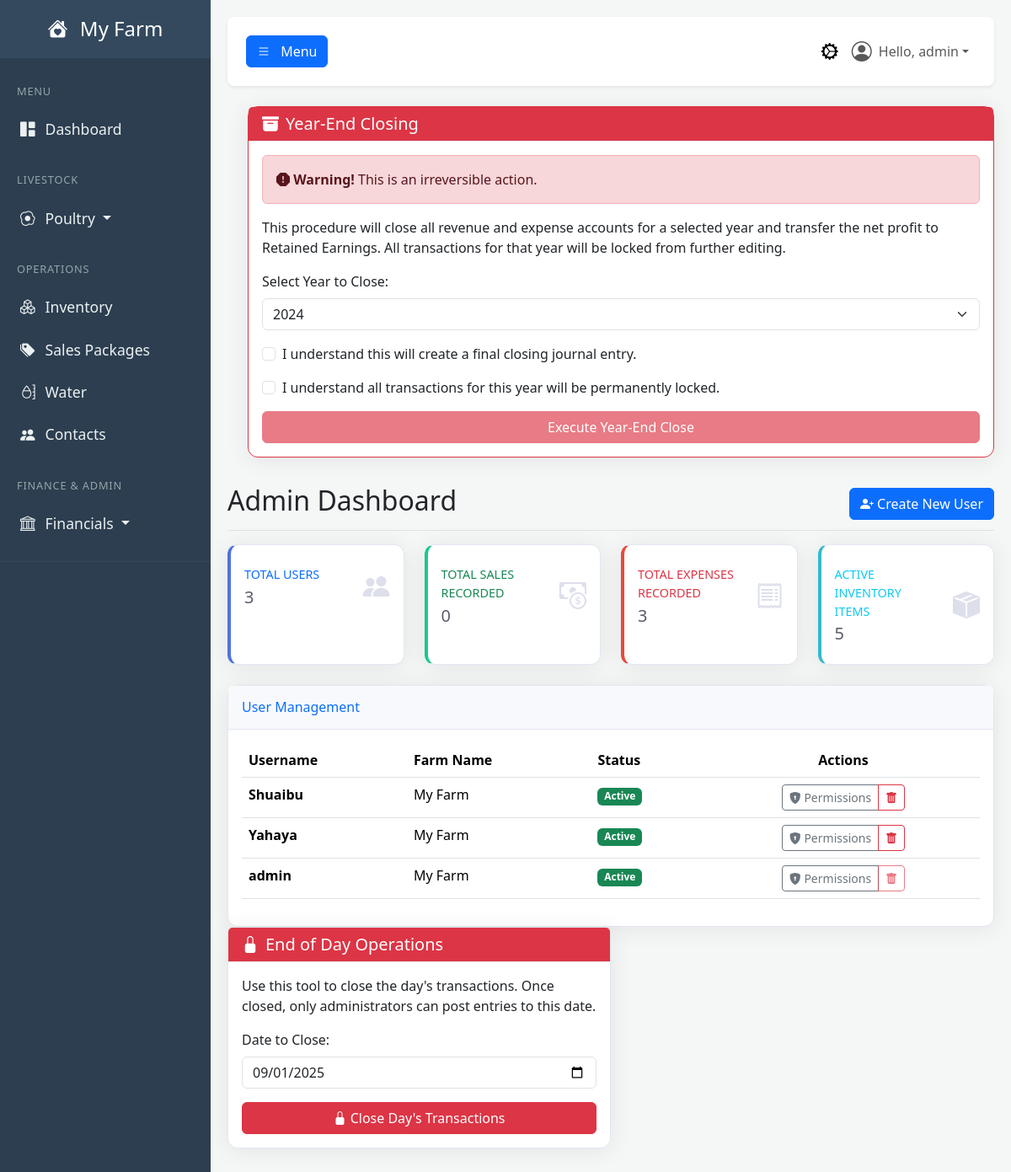
The page /admin (signed in) on the database its author committed.
### tables this page shows
CREATE TABLE users (
            id INTEGER PRIMARY KEY,
            username TEXT NOT NULL UNIQUE,
            email TEXT NOT NULL UNIQUE,
            password_hash TEXT NOT NULL,
            farm_name TEXT NOT NULL,
            role TEXT NOT NULL DEFAULT 'user', -- 'user' or 'admin'
            is_active BOOLEAN NOT NULL DEFAULT 1,f
            created_at TIMESTAMP DEFAULT CURRENT_TIMESTAMP
        , cash_account_id INTEGER REFERENCES accounts(id));

### app.py (the view)
@app.route('/admin')
@login_required
@permission_required('view_admin_panel')
def admin_dashboard():
    db = get_db()
    total_users = (db.execute("SELECT COUNT(id) FROM users").fetchone()[0] or 0)
    total_sales = (db.execute("SELECT COUNT(id) FROM sales").fetchone()[0] or 0)
    total_expenses = (db.execute("SELECT COUNT(id) FROM journal_entries WHERE debit_account_id IN (SELECT id FROM accounts WHERE type = 'Expense')").fetchone()[0] or 0)
    inventory_items = (db.execute("SELECT COUNT(id) FROM inventory").fetchone()[0] or 0)
    all_users = db.execute("SELECT * FROM users ORDER BY username").fetchall()
    today_str = date.today().strftime('%Y-%m-%d')
    closure_status = db.execute("SELECT id FROM daily_closures WHERE closure_date = ?", (today_str,)).fetchone()
    stats = {
        "total_users": total_users,
        "total_sales": total_sales,
        "total_expenses": total_expenses,
        "inventory_items": inventory_items
    }
    return render_template(
        'admin_dashboard.html',
        user=g.user,
        stats=stats,
        all_users=all_users,
        is_today_closed=(closure_status is not None),
        now=datetime.utcnow() # <-- ADD THIS LINE
    )

### templates/admin_dashboard.html (shortened to what this page needs)
{% extends "base.html" %}
{% block content %}
<div class="form-check mb-3">
    <div class="card shadow border-danger">
        <div class="card-header bg-danger text-white">
            <h5 class="mb-0"><i class="bi bi-archive-fill me-2"></i>Year-End Closing</h5>
        </div>
        <div class="card-body">
            <div class="alert alert-danger">
                <strong><i class="bi bi-exclamation-octagon-fill"></i> Warning!</strong> This is an irreversible action.
            </div>
            <p>This procedure will close all revenue and expense accounts for a selected year and transfer the net profit to Retained Earnings. All transactions for that year will be locked from further editing.</p>
            <form action="{{ url_for('execute_year_end_close') }}" method="POST" id="year-end-form">
                <div class="mb-3">
                    <label for="year_to_close" class="form-label">Select Year to Close:</label>
                    <select class="form-select" name="year" id="year_to_close" required>
                        <option value="2024">2024</option>
                    </select>
                </div>
                <div class="form-check mb-3">
                    <input class="form-check-input" type="checkbox" value="" id="confirm-check-1">
                    <label class="form-check-label" for="confirm-check-1">
                        I understand this will create a final closing journal entry.
                    </label>
                </div>
                <div class="form-check mb-3">
                    <input class="form-check-input" type="checkbox" value="" id="confirm-check-2">
                    <label class="form-check-label" for="confirm-check-2">
                        I understand all transactions for this year will be permanently locked.
                    </label>
                </div>
                <div class="d-grid">
                    <button type="submit" class="btn btn-danger" id="execute-close-btn" disabled>
                        Execute Year-End Close
                    </button>
                </div>
            </form>
        </div>
    </div>
</div>
    <div class="d-flex justify-content-between flex-wrap flex-md-nowrap align-items-center pt-3 pb-2 mb-3 border-bottom">
        <h1 class="h2">Admin Dashboard</h1>
        <button type="button" class="btn btn-primary" data-bs-toggle="modal" data-bs-target="#createUserModal">
            <i class="bi bi-person-plus-fill"></i> Create New User
        </button>
    </div>
    <div class="row">
        <div class="col-xl-3 col-md-6 mb-4">
            <div class="card border-left-primary shadow h-100 py-2">
                <div class="card-body">
                    <div class="row no-gutters align-items-center">
                        <div class="col mr-2">
                            <div class="text-xs font-weight-bold text-primary text-uppercase mb-1">Total Users</div>
                            <div class="h5 mb-0 font-weight-bold text-gray-800">{{ stats.total_users }}</div>
                        </div>
                        <div class="col-auto"><i class="bi bi-people-fill fs-2 text-gray-300"></i></div>
                    </div>
                </div>
            </div>
        </div>
        <div class="col-xl-3 col-md-6 mb-4">
            <div class="card border-left-success shadow h-100 py-2">
                <div class="card-body">
                    <div class="row no-gutters align-items-center">
                        <div class="col mr-2">
                            <div class="text-xs font-weight-bold text-success text-uppercase mb-1">Total Sales Recorded</div>
                            <div class="h5 mb-0 font-weight-bold text-gray-800">{{ stats.total_sales }}</div>
                        </div>
                        <div class="col-auto"><i class="bi bi-cash-coin fs-2 text-gray-300"></i></div>
                    </div>
                </div>
            </div>
        </div>
        <div class="col-xl-3 col-md-6 mb-4">
            <div class="card border-left-danger shadow h-100 py-2">
                <div class="card-body">
                    <div class="row no-gutters align-items-center">
                        <div class="col mr-2">
                            <div class="text-xs font-weight-bold text-danger text-uppercase mb-1">Total Expenses Recorded</div>
                            <div class="h5 mb-0 font-weight-bold text-gray-800">{{ stats.total_expenses }}</div>
                        </div>
                        <div class="col-auto"><i class="bi bi-receipt fs-2 text-gray-300"></i></div>
                    </div>
                </div>
            </div>
        </div>
        <div class="col-xl-3 col-md-6 mb-4">
            <div class="card border-left-info shadow h-100 py-2">
                <div class="card-body">
                    <div class="row no-gutters align-items-center">
                        <div class="col mr-2">
                            <div class="text-xs font-weight-bold text-info text-uppercase mb-1">Active Inventory Items</div>
                            <div class="h5 mb-0 font-weight-bold text-gray-800">{{ stats.inventory_items }}</div>
                        </div>
                        <div class="col-auto"><i class="bi bi-box-seam-fill fs-2 text-gray-300"></i></div>
                    </div>
                </div>
            </div>
        </div>
    </div>
    <div class="card shadow">
        <div class="card-header py-3"><h6 class="m-0 font-weight-bold text-primary">User Management</h6></div>
        <div class="card-body">
            <div class="table-responsive">
                <table class="table table-hover">
                    <thead>
                        <tr>
                            <th>Username</th>
                            <th>Farm Name</th>
                            <th>Status</th>
                            <th class="text-center">Actions</th>
                        </tr>
                    </thead>
                    <tbody>
                        {% for u in all_users %}
                        <tr>
                            <td><strong>{{ u.username }}</strong></td>
                            <td>{{ u.farm_name }}</td>
                            <td>
                                <span class="badge bg-success">Active</span>
                            </td>
                            <td class="text-center">
                                <div class="btn-group">
                                    <a href="{{ url_for('edit_user_permissions', user_id=u.id) }}" class="btn btn-sm btn-outline-secondary" title="Edit Permissions"><i class="bi bi-shield-lock-fill"></i> Permissions</a>
                                    <button type="button" class="btn btn-sm btn-outline-danger" title="Delete User"
                                            {% if u.id == session.user_id %}disabled{% endif %}
                                            onclick="document.getElementById('delete-form-{{ u.id }}').submit();">
                                        <i class="bi bi-trash-fill"></i>
                                    </button>
                                </div>
                            </td>
                        </tr>
                        {% endfor %}
                    </tbody>
                </table>
            </div>
        </div>
    </div>
    <div class="col-12 col-lg-6 mb-4">
    <div class="card shadow">
        <div class="card-header bg-danger text-white">
            <h5 class="mb-0"><i class="bi bi-lock-fill me-2"></i>End of Day Operations</h5>
        </div>
        <div class="card-body">
            {% if is_today_closed %}
                <div class="alert alert-success text-center">
                    <h4 class="alert-heading">Today's Transactions are Closed</h4>
                    <p class="mb-0">All entries for today are final. No further non-admin posts are allowed.</p>
                </div>
            {% else %}
                <p>Use this tool to close the day's transactions. Once closed, only administrators can post entries to this date.</p>
                <form action="{{ url_for('close_day') }}" method="POST" onsubmit="return confirm('Are you sure you want to close this day? This action cannot be easily undone.');">
                    <div class="mb-3">
                        <label for="closure_date" class="form-label">Date to Close:</label>
                        <input type="date" name="closure_date" class="form-control" value="{{ now.strftime('%Y-%m-%d') }}" required>
                    </div>
                    <div class="d-grid">
                        <button type="submit" class="btn btn-danger">
                            <i class="bi bi-lock-fill"></i> Close Day's Transactions
                        </button>
                    </div>
                </form>
            {% endif %}
        </div>
    </div>
</div>
{% endblock %}

### templates/base.html (shortened to what this page needs)
<!DOCTYPE html>
<html lang="en">
<head>
    <link href="https://cdn.jsdelivr.net/npm/bootstrap@5.3.3/dist/css/bootstrap.min.css" rel="stylesheet">
    <link rel="stylesheet" href="https://cdn.jsdelivr.net/npm/bootstrap-icons@1.11.3/font/bootstrap-icons.min.css">
    <link rel="stylesheet" href="{{ url_for('static', filename='css/style.css') }}">
</head>
<body>
    <div class="wrapper">
        <nav id="sidebar" class="no-print">
            <div class="sidebar-header">
                <h3><a href="{{ url_for('dashboard') }}" class="text-white text-decoration-none">
                    <i class="bi bi-house-heart-fill me-2"></i>
                    {% if g.user %}{{ g.user.farm_name }}{% else %}FarmApp{% endif %}
                </a></h3>
            </div>
            <ul class="list-unstyled components">
                <li class="sidebar-menu-header">MENU</li>
                <li><a href="{{ url_for('dashboard') }}" class="{% if request.endpoint == 'dashboard' %}active{% endif %}"><i class="bi bi-grid-1x2-fill"></i>Dashboard</a></li>
                <li class="sidebar-menu-header mt-3">LIVESTOCK</li>
                {% if g.user and (g.user.has_permission('view_brooding_dashboard') or g.user.has_permission('view_poultry_dashboard')) %}
                <li>
                    <a href="#poultrySubmenu" data-bs-toggle="collapse" aria-expanded="false" class="dropdown-toggle {% if 'poultry' in request.endpoint or 'brooding' in request.endpoint %}active{% endif %}">
                        <i class="bi bi-egg-fried"></i>Poultry
                    </a>
                </li>
                {% endif %}
                <li class="sidebar-menu-header mt-3">OPERATIONS</li>
                {% if g.user.has_permission('view_inventory_dashboard') %}
                    <li><a href="{{ url_for('inventory_dashboard') }}" class="{% if 'inventory' in request.endpoint %}active{% endif %}"><i class="bi bi-boxes"></i>Inventory</a></li>
                {% endif %}
                {% if g.user.has_permission('view_sales_packages') %}
                    <li><a href="{{ url_for('manage_sales_packages') }}" class="{% if request.endpoint == 'manage_sales_packages' %}active{% endif %}"><i class="bi bi-tags-fill"></i>Sales Packages</a></li>
                {% endif %}
                {% if g.user.has_permission('view_water_dashboard') %}
                    <li><a href="{{ url_for('water_dashboard') }}" class="{% if 'water' in request.endpoint %}active{% endif %}"><i class="bi bi-moisture"></i>Water</a></li>
                {% endif %}
                {% if g.user.has_permission('view_contacts_dashboard') %}
                    <li><a href="{{ url_for('contacts_dashboard') }}" class="{% if 'contacts' in request.endpoint %}active{% endif %}"><i class="bi bi-people-fill"></i>Contacts</a></li>
                {% endif %}
                {% set can_view_finance = g.user.has_permission('view_financial_center') or
                                           g.user.has_permission('view_chart_of_accounts') or
                                           g.user.has_permission('view_general_journal') or
                                           g.user.has_permission('view_reports_dashboard') %}
                {% if g.user and can_view_finance %}
                <li class="sidebar-menu-header mt-3">FINANCE & ADMIN</li>
                <li>
                    <a href="#financialSubmenu" data-bs-toggle="collapse" aria-expanded="false" class="dropdown-toggle ">
                        <i class="bi bi-bank"></i>Financials
                    </a>
                </li>
                {% endif %}
            </ul>
        </nav>
        <div id="content">
            <nav class="navbar navbar-expand-lg navbar-light bg-white shadow-sm top-navbar no-print mb-4">
                <div class="container-fluid">
                    <button type="button" id="sidebarCollapse" class="btn btn-primary" aria-controls="sidebar" aria-expanded="false">
                        <i class="bi bi-list"></i>
                        <span class="d-none d-md-inline ms-2">Menu</span>
                    </button>
                    <ul class="navbar-nav ms-auto flex-row align-items-center">
                        {% if g.user and g.user.has_permission('view_admin_panel') %}
                            <li class="nav-item">
                                <a class="nav-link {% if 'admin' in request.endpoint %}active{% endif %}" href="{{ url_for('admin_dashboard') }}" title="Admin Panel">
                                    <i class="bi bi-gear-wide-connected fs-5"></i>
                                </a>
                            </li>
                        {% endif %}
                        <li class="nav-item dropdown">
                            <a class="nav-link dropdown-toggle d-flex align-items-center" href="#" id="navbarDropdownUser" role="button" data-bs-toggle="dropdown" aria-expanded="false">
                                <i class="bi bi-person-circle fs-4 me-2"></i>
                                Hello, {{ g.user.username }}
                            </a>
                        </li>
                    </ul>
                </div>
            </nav>
            <main>
                {% block content %}{% endblock %}
            </main>
        </div>
    </div>
</body>
</html>

### rows shown on the page
users: user.farm_name "My Farm", user.username "admin", username "admin", farm_name "My Farm"
users: username "Shuaibu", farm_name "My Farm"
users: username "Yahaya", farm_name "My Farm"

### other values the page prints
{{ stats.total_users }} "3"
{{ stats.total_sales }} "0"
{{ stats.total_expenses }} "3"
{{ stats.inventory_items }} "5"
